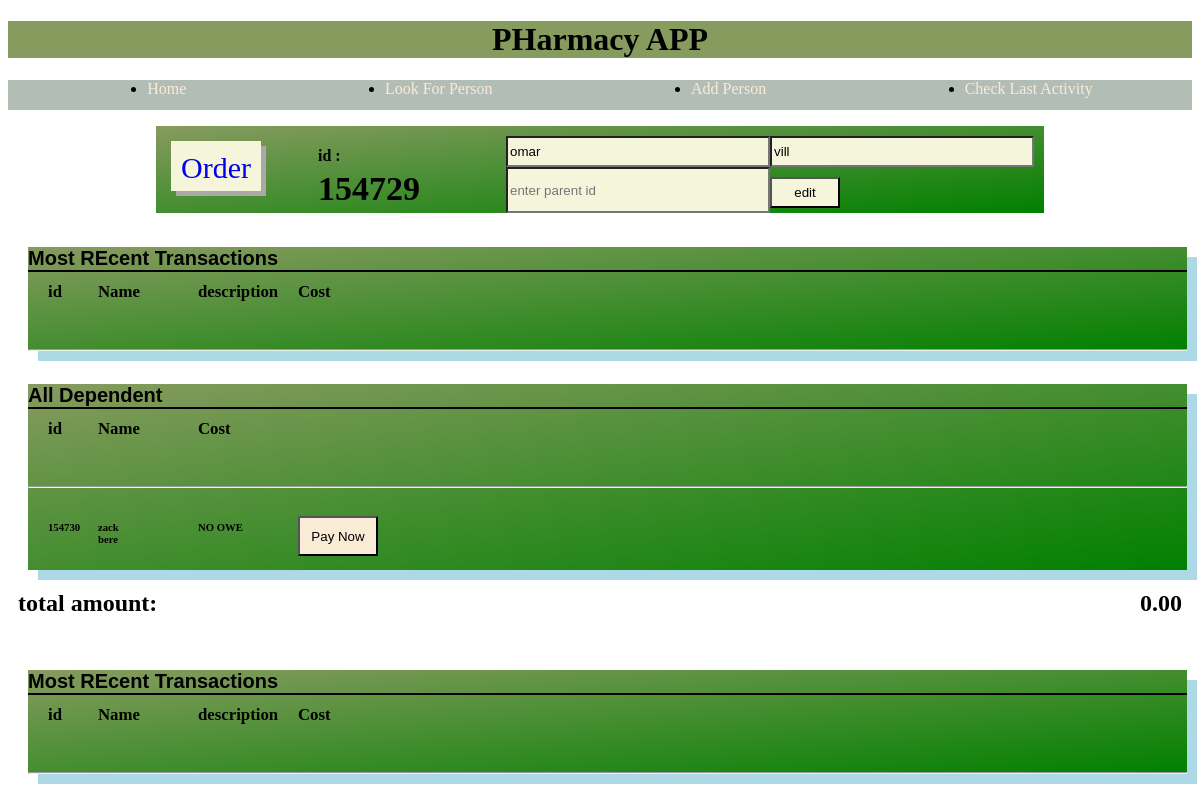
Page /person/154729/ on the committed database.
### base/models.py (models this page shows, shortened)
class Customer(models.Model):
    user = models.OneToOneField(User,on_delete=models.CASCADE,blank=True,null=True)
    name = models.CharField(max_length=200,blank=True,null=True)
    last = models.CharField(max_length=200,blank=True,null=True)
    is_parent = models.BooleanField(default=False, blank=True,null=True)
    password = models.IntegerField(blank=True,null=True)
    phone = models.BigIntegerField(blank=True,null=True)
    parent=models.ForeignKey('self', on_delete=models.CASCADE,blank=True,null=True)
    @property
    def total_owe(self):
        order_list = list(self.order_set.all())
        children = list(self.customer_set.all())
        total_unpaid= 0
        total_paid= 0
        for single_order in list(self.order_set.all()):
            if not single_order.is_paid:
                total_unpaid += float(single_order.price)
            elif single_order.is_paid:
                total_paid += float(single_order.price)
        for child in children:
            order_list += list(child.order_set.all())
            for single_order in list(child.order_set.all()):
                if not single_order.is_paid:
                    total_unpaid += float(single_order.price)
                elif single_order.is_paid:
                    total_paid += float(single_order.price)
        return (total_unpaid,total_paid)

### base/views2.py (the view)
# urls.py: path("person/<int:pk>/", views2.person, name="person"),
def person(request,pk):
    customer = Customer.objects.get(pk=pk)
    orders= customer.order_set.all().order_by("-date_created")
    print(orders)
    children = list(customer.customer_set.all())
    context = {
        "customer": customer,
        "orders":orders,
        "children":children
    }
    return render(request, 'base/person.html', context)

### base/templates/base/person.html (shortened to what this page needs)
{% extends 'base/base.html' %}
{% load static %}
{% block content %}
    <main>
        <form method="POST" action="/person_name_change/{{customer.id}}/" class="edit-form">
                <a class="add-order-button" href="{% url 'add_order' customer.id %}">Order</a>
                <div>
                    <h4>id : </h4>
                    <h4 class="edit-form-id">{{customer.id}}</h4>
                </div>
                <div class="edit-form-input">
                        <input type="text" name="name" value="{{customer.name}}">
                        <input type="text" name="last" value="{{customer.last}}">
                        <input type="number" name="parent_id" placeholder="enter parent id">
                        <input  class="edit-form-button" type="submit" value="edit">
                </div>
        </form>
        <section class="most-recent">
            <h5 class="section-title">Most REcent Transactions</h5>
            <div class="person-nav">
                <h6>id</h6>
                <h6>Name</h6>
                <h6>description</h6>
                <h6>Cost</h6>
            </div>
            <hr>
        </section>
        <section class="all-dependent most-recent">
            <h5 class="section-title">All Dependent</h5>
            <div class="person-nav">
                <h6>id</h6>
                <h6>Name</h6>
                <h6>Cost</h6>
            </div>
            <hr>
            {% for child in children %}
                <div class="person-order-list" id="person-div-{{child.id}}">
                    <h6><span>{{child.id}}</span></h6>
                    <h6>{{child.name}}<br>{{child.last}}</h6>
                     {% if child.total_owe.0 == 0 %}
                        <h6 class="person-price">NO OWE</h6>
                        {% elif child.total_owe.0 != 0%}
                        <h6 class="person-price">{{child.total_owe.0|floatformat:2}}</h6>
                    {% endif %}
                    <input type="button" onclick=child_pay({{child.id}}) id="pay-{{child.id}}" name="pay-{{child.id}}" value="Pay Now" class="order-pay-button">
                </div>
            {% endfor %}
        </section>
        <section class="total-amount">
            <h2>total amount:</h2>
            <h2 id="show-total-amount">{{customer.total_owe.0|floatformat:2}}</h2>
        </section>
        <section class="transaction-history most-recent">
            <h5 class="section-title">Most REcent Transactions</h5>
            <div class="person-nav">
                <h6>id</h6>
                <h6>Name</h6>
                <h6>description</h6>
                <h6>Cost</h6>
            </div>
            <hr>
        </section>
</main>
{% endblock %}

### static/css/index.css (style rules this page uses)
.person-nav { font-weight:bold; font-size: 20px; display: grid; padding-left: 20px; grid-template-columns: 50px 100px 100px 40px auto; }
.person-nav h6 { margin-top:10px; margin-right:2px ; }
.person-order-list { display: grid; position: relative; padding-left: 20px; padding-right: 10px; grid-template-columns: 50px 100px 100px 100px auto; }
.edit-form { background-image: linear-gradient(to bottom right, #879B5F, green); width: 75%; margin: auto; display: grid; grid-template-columns: 150px 200px auto; margin-bottom: 5px; }
.add-order-button { position: relative; text-align: center; font-size: 30px; text-decoration: none; box-shadow: 5px 5px darkgray; padding: 10px; height: 30px; width: 70px; background-color: beige; margin:15px; }
.edit-form input { background-color:beige; }
.edit-form h4 { margin-left:12px; margin-bottom:5px; }
.edit-form-id { font-size:34px; margin-top:5px; }
.edit-form-input { display:grid; grid-template-columns: auto auto; margin-right: 10px; margin-top: 10px; }
.edit-form-button { margin-top:10px; margin-bottom: 5px; width: 70px; position: relative; }
.order-pay-button { margin-top: 20px; width: 80px; height: 40px; align-items: center; background-color: antiquewhite; }
.total-amount { display: flex; justify-content: space-between; }
.total-amount h2 { padding: 0px 10px; }
.most-recent, .common-usage, .past-due { background-image: linear-gradient(to bottom right, #879B5F, green); box-shadow: 10px 10px lightblue; }
.section-title { margin-bottom: auto; font-family: 'Franklin Gothic Medium', 'Arial Narrow', Arial, sans-serif; text-shadow: 2px grey; font-size: 20px; border-bottom:2px solid black ; }
.most-recent { margin-left:20px; }
@media screen and (min-width:1100px) { .most-recent, .common-usage, .past-due { flex: 1; margin-right: 5px; } }
@media screen and (min-width:1100px) { .person-nav h6 { font-size: 1.4vw; } }

### rows in the picture
Customer: id "154729", name "omar", last "vill", total_owe.0 "0.00"
Customer: id "154730", name "zack", last "bere", shows "NO OWE"
